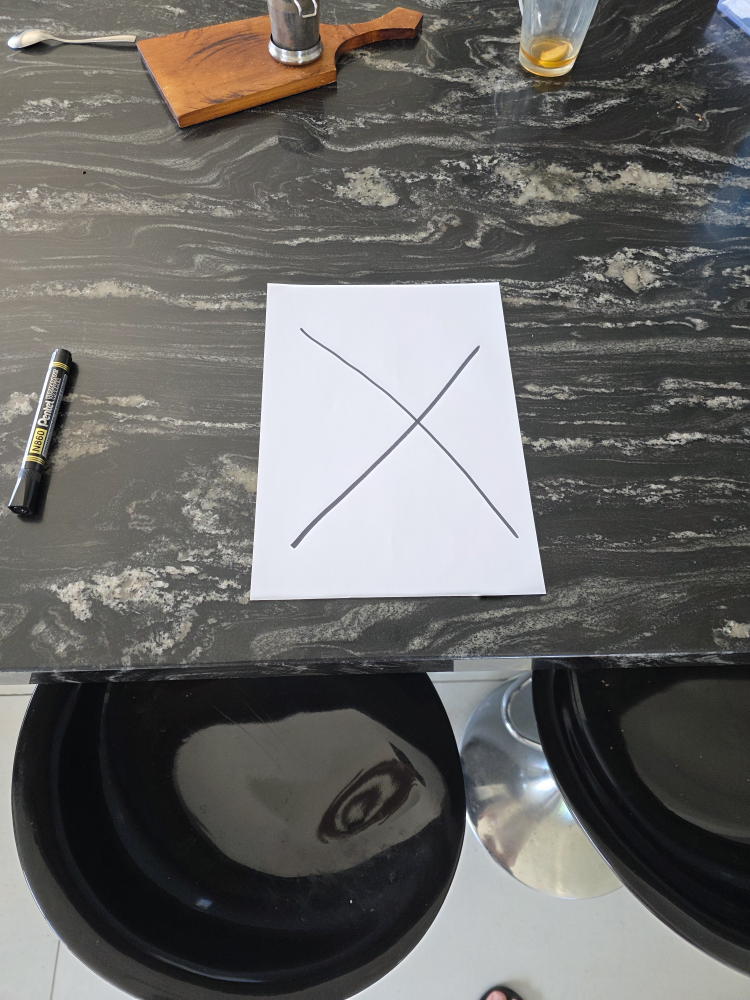
#> input picture images/landing_pad.jpg, 3000 x 4000 px (shown at 1/4 size)
$ python -i x_detector.py   (imports and definitions only)
#> lines starting #> are read from the running program, lines starting #| are printed output that depends on the picture; after the words box and inside, x2 and y2 are one past the last pixel; in counts of white or black regions, pixels touching at a corner belong together
#> further down, picture is the input picture: shape (4000, 3000, 3); mean B, G, R 102.2, 104.5, 105.6
import cv2
import numpy as np

_MAX_LINE_FIT_POINTS = 256


def detect_x(rectified_image, *, diagnostics=None):
    """Return (valid, quality_score) for a large dark X on a light sheet.

    Normalize to a square and find two diagonal directions with Hough lines.
    Test arms relative to their measured intersection, allowing thin hand-drawn
    strokes and a moderately off-center crossing. The score is not a probability.
    If Otsu loses a lower-contrast stroke, try local Gaussian thresholding with
    the same geometry checks. Dark-sheet rejection still applies. An optional
    diagnostics dict receives measurements and both threshold attempts.
    """
    if diagnostics is not None:
        diagnostics.clear()

    # [4 lines left out: function reject, not called in this run]

    if (not isinstance(rectified_image, np.ndarray) or rectified_image.size == 0 or
            rectified_image.dtype != np.uint8 or rectified_image.ndim not in (2, 3)):
        return reject('invalid_image')
    if rectified_image.ndim == 3:
        if rectified_image.shape[2] not in (3, 4):
            return reject('unsupported_channels')
        code = cv2.COLOR_BGR2GRAY if rectified_image.shape[2] == 3 else cv2.COLOR_BGRA2GRAY
#> code = 6
        gray = cv2.cvtColor(rectified_image, code)
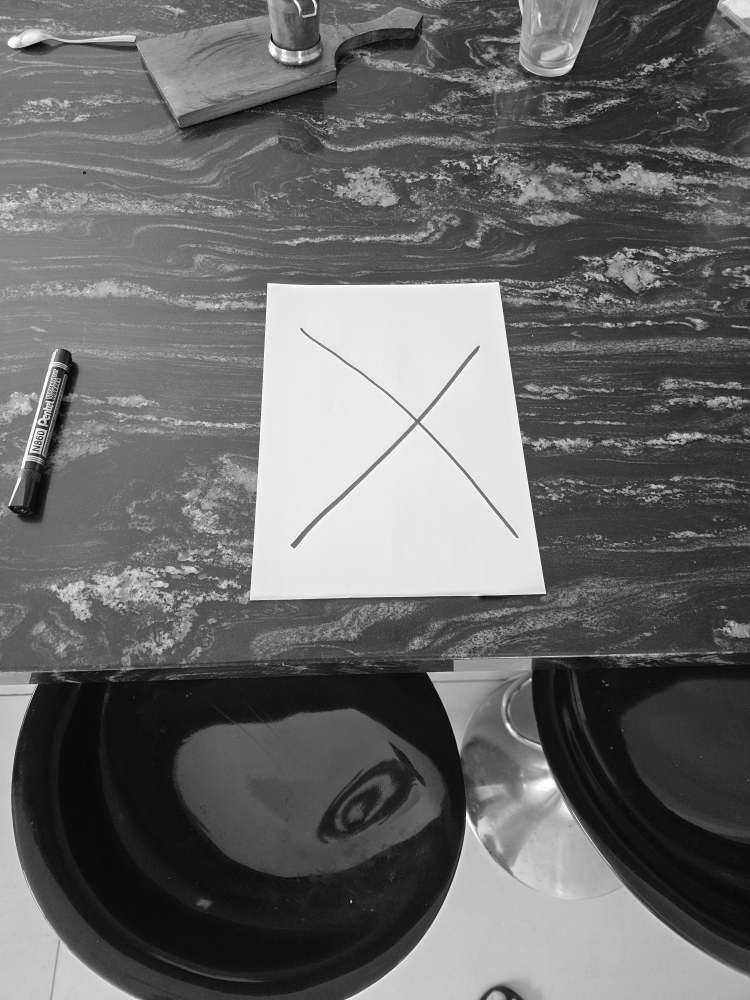
#> gray: shape (4000, 3000) (shown at 1/4 size); min 0, max 255, mean 104.6
    else:
        gray = rectified_image
    if min(gray.shape) < 24:
        return reject('image_too_small')

    # The marker tests below use this normalized crop, not source-frame pixels.
    # These tolerances therefore keep the same meaning as the pad changes size.
    size = 200
    gray = cv2.resize(gray, (size, size), interpolation=cv2.INTER_AREA)
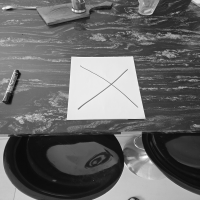
#> gray: shape (200, 200); min 9, max 254, mean 104.6
    gray = cv2.GaussianBlur(gray, (3, 3), 0)
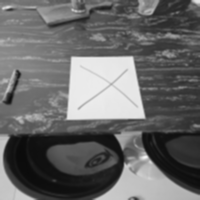
#> gray: shape (200, 200); min 10, max 243, mean 104.6
    # A thin pen stroke may occupy less than 1% of a resized crop. Estimate
    # contrast from a smaller tail; the independent line/arm checks below
    # still have to explain the foreground as a complete X.
    low, high = np.percentile(gray, [.25, 95])
#> low = 11; high = 231
    if high - low < 35:
        return reject('insufficient_contrast')
    threshold, _ = cv2.threshold(gray, 0, 255, cv2.THRESH_BINARY_INV | cv2.THRESH_OTSU)
#> threshold = 131
    dark = (gray <= min(threshold, high - 25)).astype(np.uint8) * 255
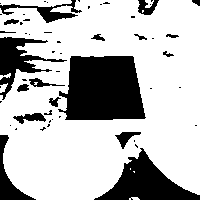
#> dark: shape (200, 200); 73.2% white; 56 black regions (37 under 20 px), largest, box (x1, y1, x2, y2) and area: (58, 56, 146, 120) 4562, (94, 148, 200, 200) 2372, (0, 37, 67, 100) 1347

    # Otsu can keep the dark stroke but erase a lighter stroke. Try local
    # Gaussian thresholding only after the same geometry checks reject Otsu.
    metrics = {}
    valid, score = _verify_mask(dark, metrics)
    method = 'otsu'
    attempts = [dict(method=method, valid=valid, quality=score, **metrics)]
    # Preserve rejection of dark sheets/inverse markers: adaptive thresholding
    # can otherwise turn the dark margins of a white X into a false dark X.
    if not valid and metrics.get('black_fraction', 0.) <= .43:
        local = cv2.adaptiveThreshold(gray, 255, cv2.ADAPTIVE_THRESH_GAUSSIAN_C,
                                      cv2.THRESH_BINARY_INV, 31, 10)
        local_metrics = {}
        local_valid, local_score = _verify_mask(local, local_metrics)
        attempts.append(dict(method='adaptive_gaussian', valid=local_valid,
                             quality=local_score, **local_metrics))
        if local_valid or local_score > score:
            valid, score, metrics = local_valid, local_score, local_metrics
            method = 'adaptive_gaussian'
    if diagnostics is not None:
        diagnostics.update(metrics, threshold_method=method, attempts=attempts)
    return valid, score


def _verify_mask(dark, diagnostics):
    """Apply identical X geometry/arm tests to either binary foreground mask."""
    size = dark.shape[0]
#> size = 200

    def reject(reason):
        diagnostics['rejection_reason'] = reason
        return False, 0.0

    # Ignore the paper boundary; only the interior should contain the marker.
    border = 16
    region = np.zeros_like(dark, dtype=bool)
    region[border:-border, border:-border] = True
    dark[~region] = 0
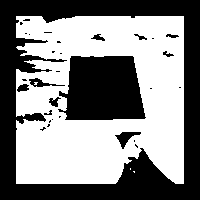
#> dark: shape (200, 200); 52.5% white; 31 black regions (20 under 20 px), largest, box (x1, y1, x2, y2) and area: (0, 0, 200, 200) 13729, (58, 56, 146, 120) 4562, (115, 132, 141, 149) 180
    foreground = dark > 0
    black_fraction = float(foreground[region].mean())
#> black_fraction = 0.745
    if diagnostics is not None:
        diagnostics['black_fraction'] = black_fraction
    if not 0.012 <= black_fraction <= 0.43:
        return reject('foreground_fraction_out_of_range')

    edges = cv2.Canny(dark, 50, 150)
    lines = cv2.HoughLinesP(edges, 1, np.pi/180, threshold=20,
                            minLineLength=50, maxLineGap=18)
    diagonal_lines = [[], []]
    if lines is not None:
        for x1, y1, x2, y2 in lines.reshape(-1, 4):
            dx, dy = float(x2-x1), float(y2-y1)
            if abs(dx) < 1 or not 0.60 <= abs(dy/dx) <= 1.67:
                continue
            length = float(np.hypot(dx, dy))
            sign = 0 if dx*dy > 0 else 1
            origin = np.array([x1, y1], dtype=np.float64)
            direction = np.array([dx, dy], dtype=np.float64) / length
            diagonal_lines[sign].append((length, origin, direction))
    for group in diagonal_lines:
        group.sort(key=lambda line: line[0], reverse=True)
        del group[6:]  # Bound the pair search for cluttered candidates.
    if diagnostics is not None:
        diagnostics['diagonal_line_counts'] = [len(group) for group in diagonal_lines]
    if not all(diagonal_lines):
        return reject('missing_diagonal_direction')

    distance_to_dark = cv2.distanceTransform(255-dark, cv2.DIST_L2, 3)
    ys, xs = np.nonzero(foreground)
    dark_points = np.column_stack((xs, ys))
    # Hough often sees one straight section/edge of a hand-drawn stroke. Fit
    # its centerline from nearby ink so that a slightly curved arm is not
    # judged against the extension of just its opposite arm's edge.
    for group in diagonal_lines:
        for index, (length, origin, direction) in enumerate(group):
            relative = dark_points-origin
            near = np.abs(relative[:,0]*direction[1]-relative[:,1]*direction[0]) <= 18
            support = dark_points[near].astype(np.float32)
            if len(support) < 8:
                continue
            # Uniformly cover the full stroke while bounding robust-fit cost.
            # All foreground pixels still participate in the acceptance tests.
            if len(support) > _MAX_LINE_FIT_POINTS:
                indices = np.linspace(0, len(support)-1, _MAX_LINE_FIT_POINTS).astype(int)
                support = support[indices]
            vx, vy, x0, y0 = cv2.fitLine(support, cv2.DIST_HUBER, 0, .01, .01).ravel()
            fitted_direction = np.array([vx, vy], dtype=np.float64)
            if np.any(np.abs(fitted_direction) < 1e-6) or abs(np.dot(fitted_direction, direction)) < .9:
                continue
            if np.dot(fitted_direction, direction) < 0:
                fitted_direction *= -1
            group[index] = (length, np.array([x0,y0], dtype=np.float64), fitted_direction)
    return _score_line_pairs(diagonal_lines, dark_points, distance_to_dark, border, diagnostics)


# [58 lines left out: function _score_line_pairs, not called in this run]

>>> import cv2
>>> picture = cv2.imread('../images/landing_pad.jpg')
>>> result = detect_x(picture)
#> in detect_x, `valid, score = _verify_mask(dark, metrics)`: valid = False; score = 0
#> result = (False, 0)
